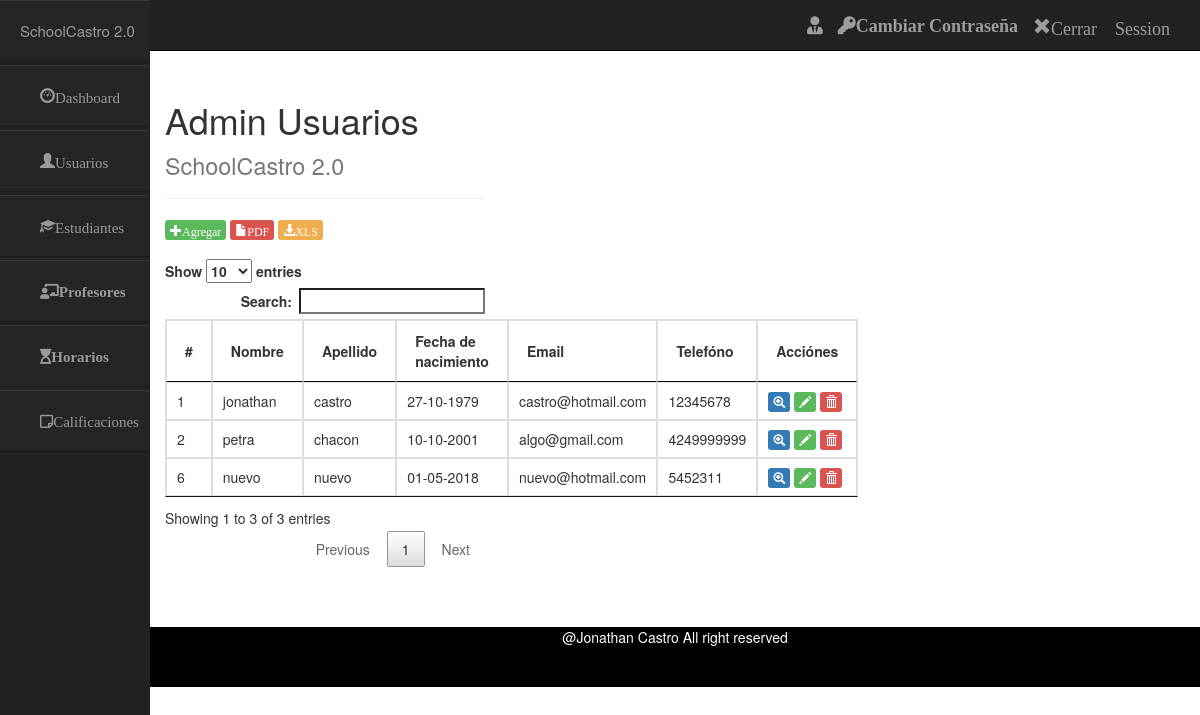
/index.php/usuarios_controller, run on an earlier commit of the app's database.
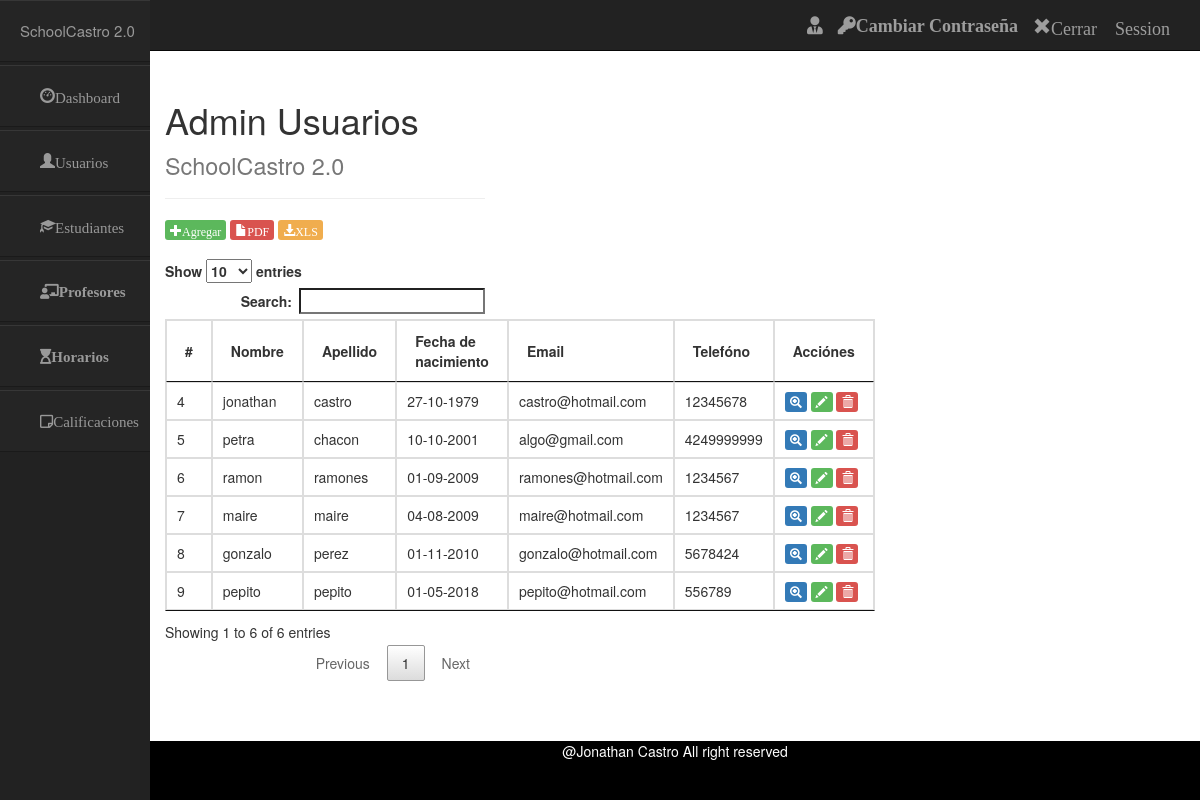
And on a later commit of the database.
### tables this page shows
CREATE TABLE `usuarios` (
  `id` int(50) NOT NULL,
  `nombre` varchar(50) NOT NULL,
  `apellido` varchar(50) NOT NULL,
  `nacimiento` varchar(50) NOT NULL,
  `email` varchar(50) NOT NULL,
  `telefono` bigint(50) NOT NULL,
  `usuario` varchar(50) NOT NULL,
  `contrasena` varchar(50) NOT NULL
);

### application/controllers/Usuarios_controller.php (called while the page is built, shortened)
<?php
class Usuarios_controller extends CI_Controller {
	public function index()
	{
		$data['usuario'] = $this->session->userdata('usuario');
		$data['contrasena'] = $this->session->userdata('contrasena');
		$data['datos'] = $this->usuarios_model->seleccionarUsuarios();
		$this->load->view('include/header');
		$this->load->view('include/navbar',$data);
		$this->load->view('include/sidebar');
		$this->load->view('admin/usuarios',$data);
		$this->load->view('include/footer');
	}
}

### index.php (called while the page is built, shortened)
<?php
require_once BASEPATH.'core/CodeIgniter.php';

### application/models/Usuarios_model.php (called while the page is built, shortened)
<?php
class Usuarios_model extends CI_Model {
	public function seleccionarUsuarios()
	{
		$sql = "SELECT id,nombre,apellido,nacimiento,email,telefono
		 from usuarios";
		$query = $this->db->query($sql);
		return $query->result();
	}
}

### application/views/admin/usuarios.php (the view, shortened to what this page needs)
<br>
<br>
<br>
	<div class="row col-md-4 col-md-offset-4">
		<div class="page-header">
  			<h1>Admin Usuarios <small>SchoolCastro 2.0</small></h1>
		</div>
		<div>
			<a ><span class="btn-success btn-xs glyphicon glyphicon-plus" data-toggle="modal" data-target="#login-modal" id="">Agregar</span></a>
			<a  href="<?php echo base_url();?>usuarios_controller/reporteUPdf"><span class="btn-danger  btn-xs glyphicon glyphicon-file">PDF</span></a>
			<a  href="<?php echo base_url();?>usuarios_controller/reporteUExcel"><span class="btn-warning  btn-xs glyphicon glyphicon-download-alt">XLS</span></a>
		</div>
		<br>
		<table id="tabla" class="table-responsive table-hover table-bordered" >
	                    <thead>
	                        <tr>
	                            <th >#</th>
	                            <th >Nombre</th>
	                            <th >Apellido</th>
	                            <th >Fecha de nacimiento</th>
	                            <th >Email</th>
	                            <th >Telefóno</th>
	                            <th >Acciónes</th>
			                 </tr>
			               </thead>
			 <tbody>
			<?php
		foreach ($datos as $dato) {
			?>
		<tr>
		<td><?php echo $dato->id ?> </td>
		<td><?php echo $dato->nombre ?> </td>
		<td><?php echo $dato->apellido ?> </td>
		<td><?php echo $dato->nacimiento ?> </td>
		<td><?php echo $dato->email ?> </td>
		<td><?php echo $dato->telefono ?> </td>
		<td >
		 <a  href="<?php echo base_url("usuarios_controller/ver/$dato->nombre") ?>" ><span class="btn-primary btn-xs glyphicon glyphicon-zoom-in" data-toggle="ver" title="Ver"></span></a>
		 <a  href="<?php echo base_url("usuarios_controller/editar/$dato->id") ?>" ><span class="btn-success btn-xs glyphicon glyphicon-pencil" data-toggle="editar" title="Editar"></span></a>
		 <a id="eliminar"  href="<?php echo base_url("usuarios_controller/eliminar/$dato->id") ?>" ><span class="btn-danger btn-xs glyphicon glyphicon-trash" data-toggle="eliminar" title="Eliminar"></span></a>
		</td>
		</tr>
		<?php
		}
		?>
	</tbody>
</table>
<br>
<br>
<br>
</div>

What changed in the data, as far as the page shows it:
removed usuarios: id "1", nombre "jonathan", apellido "castro", nacimiento "27-10-1979", email "castro@hotmail.com", telefono "12345678"
removed usuarios: id "2", nombre "petra", apellido "chacon", nacimiento "10-10-2001", email "algo@gmail.com", telefono "4249999999"
added usuarios: id "4", nombre "jonathan", apellido "castro", nacimiento "27-10-1979", email "castro@hotmail.com", telefono "12345678"
added usuarios: id "5", nombre "petra", apellido "chacon", nacimiento "10-10-2001", email "algo@gmail.com", telefono "4249999999"
changed usuarios id 6: nombre "nuevo" → "ramon"; apellido "nuevo" → "ramones"; nacimiento "01-05-2018" → "01-09-2009"; email "nuevo@hotmail.com" → "ramones@hotmail.com"; telefono "5452311" → "1234567"
added usuarios: id "7", nombre "maire", apellido "maire", nacimiento "04-08-2009", email "maire@hotmail.com", telefono "1234567"
added usuarios: id "8", nombre "gonzalo", apellido "perez", nacimiento "01-11-2010", email "gonzalo@hotmail.com", telefono "5678424"
added usuarios: id "9", nombre "pepito", apellido "pepito", nacimiento "01-05-2018", email "pepito@hotmail.com", telefono "556789"
Also different on the page:
text written by a page script: "Show entries Search: Showing 1 to 3 of 3 entries Previous 1 Next" → "Show entries Search: Showing 1 to 6 of 6 entries Previous 1 Next"
